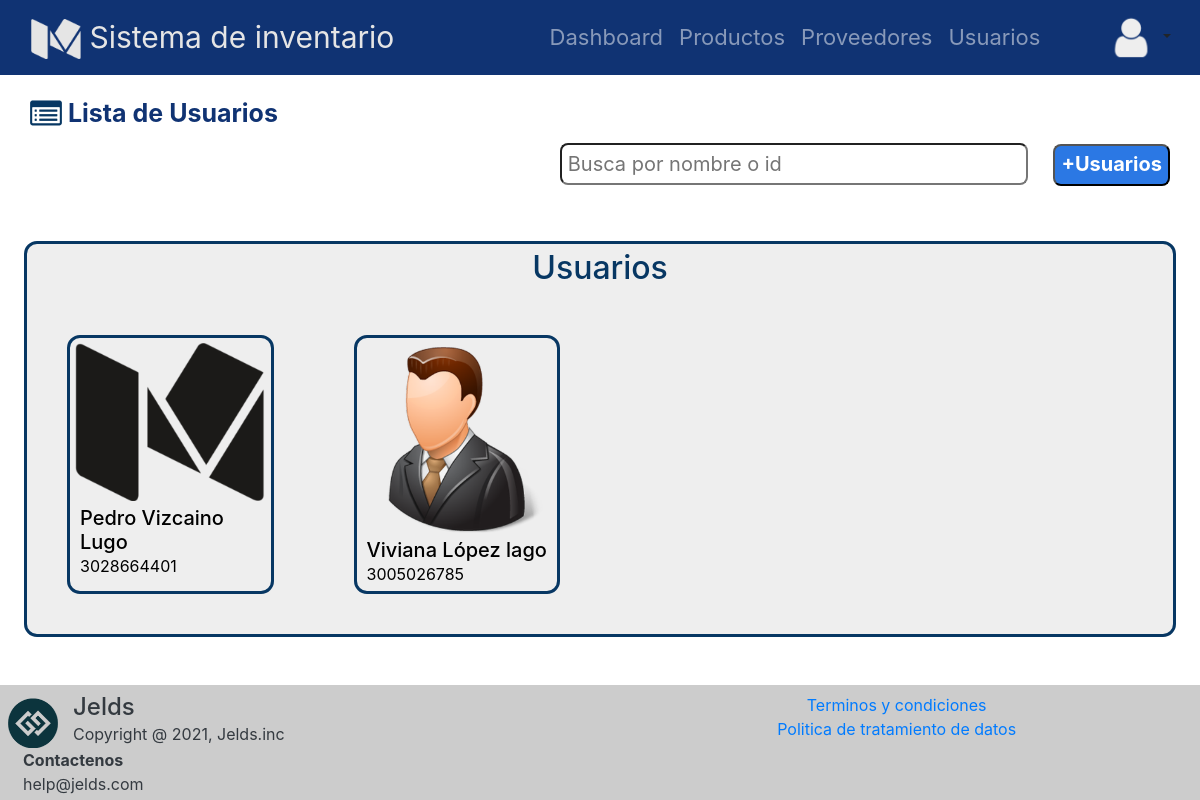
The page /usuarios on the database as committed earlier.
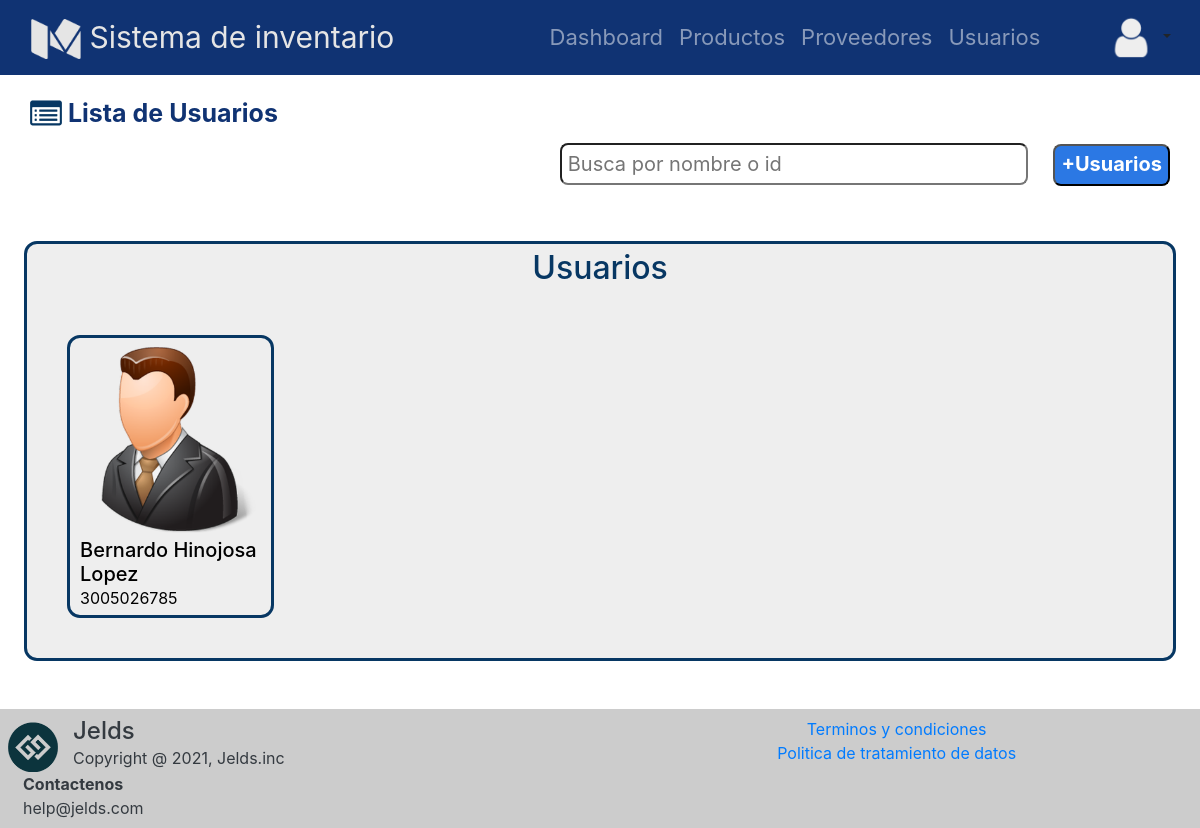
The same page on the database as committed later.
### tables this page shows
CREATE TABLE usuario (identif_usua INTEGER NOT NULL UNIQUE, nom_usua VARCHAR (25) NOT NULL UNIQUE, usuari_usua VARCHAR NOT NULL UNIQUE, passw_usua VARCHAR NOT NULL, email_usua VARCHAR NOT NULL UNIQUE, img_usua VARCHAR, fecha_ingreso_usua DATETIME DEFAULT CURRENT_TIMESTAMP NOT NULL, rol_usua VARCHAR (30) NOT NULL, tel_usua INTEGER, id_bodg INTEGER, PRIMARY KEY (identif_usua), FOREIGN KEY (id_bodg) REFERENCES bodega (id_bodega));

### app.py (the view)
@app.route("/usuarios")
def usuarios_vista():
    usuarios=get_all_usuario()
    menu="Usuarios"
    return render_template('lista.html', menu=menu, tablas=usuarios)

### database/database_controller.py (called while the page is built)
def get_all_usuario():
    db = get_db()
    cursor = db.cursor()
    query= "SELECT identif_usua,nom_usua, usuari_usua, passw_usua, email_usua, img_usua, fecha_ingreso_usua, rol_usua, tel_usua FROM usuario;"
    cursor.execute(query)
    return cursor.fetchall()

### database/db.py (called while the page is built)
def get_db():
    try:
        if 'db' not in g:
            g.db = sqlite3.connect('database/inventario.db')
        return g.db
    except Error:
        print("Error en la base de datos: " + Error)

### templates/lista.html (shortened to what this page needs)
{% extends "base.html" %}
{% block css %}
<link rel="stylesheet" href="{{ url_for('static', filename='css/normalize.min.css') }}">
<link rel="stylesheet" href="https://cdn.jsdelivr.net/npm/bootstrap@4.5.3/dist/css/bootstrap.min.css">
<link rel="stylesheet" href="{{ url_for('static', filename='css/estilomosaico.css') }}">
{% endblock %}
{% block content %}
<section >
    <div class="lista_titulo">
        <a href="#">
            <img src="{{ url_for('static', filename='img/list.png') }}" alt="" width="32" height="32" class="d-inline-block align-text-top">
            Lista de {{menu}}
        </a>
    </div>
    <div class="buscar_agregar">
        <input type="search" placeholder="Busca por nombre o id">
        {%if menu=='Usuarios'%}
        <a href="{{url_for('registrar_usuario_vista')}}"><input type="button" value="+{{menu}}"></a>
        {%elif menu=='Proveedores'%}
        <a href="{{url_for('registrar_proveedor_vista') }}"><input type="button" value="+{{menu}}"></a>
        {%else%}
        <a href="{{url_for('registrar_producto_vista') }}"><input type="button" value="+{{menu}}"></a>
        {%endif%}
    </div>
    <div class="presentacion">
        <h2>{{menu}}</h2>
        <div class="mosaico">
            {% for tabla in tablas %}
            <article class="tarjeta">
                {% if menu=='Productos' %}
                <a href="{{url_for('info_productos_vista',id=tabla[0])}}">
                {% elif menu=='Proveedores' %}
                <a href="{{url_for('info_proveedor_vista',id=tabla[0])}}">
                {% else %}
                <a href="{{url_for('info_usuario_vista',id=tabla[0]) }}">
                {% endif %}
                <figure id="imagen">
                    <img src="/static/img/{{tabla[5]}}" id="fotomosaico"/>
                    <div class="franja">
                        <div id="editar">
                            {% if menu=='Productos' %}
                            <a href="{{url_for('editar_producto_vista') }}">
                            {% elif menu=='Proveedores' %}
                            <a href="{{url_for('editar_proveedor_vista',id=tabla[0])}}">
                            {% else %}
                            <a href="{{url_for('editar_usuario_vista',id=tabla[0])}}">
                            {% endif %}
                            </a>
                        </div>
                        <div id="borrar">
                            <a href="#eliminar{{tabla[0]}}" data-toggle="modal"><input type="image" src={{ url_for('static', filename='img/delete.png') }} class="sobre" id="btn-eliminar"/></a>
                        </div>
                    </div>
                </figure>
                <div class="nombre-datos">
                    <h5 style="color: Black" class="nombre">{{ tabla[1] }}</h5>
                    {% if menu=='Productos' %}
                    <p style="color: Black" class="datos">{{ usuario.cantidad }}</p>
                    {% else %}
                    <p style="color: Black" class="datos">{{ tabla[8] }}</p>
                    {% endif %}
                </div>
                </a>
            </article>
            {% endfor %}
        </div>
    </div>
</section>
{% endblock %}

### templates/base.html (shortened to what this page needs)
<!doctype html>
<html lang="en">
   <head>
      {% block css %}{% endblock %}
      <link rel="stylesheet" href="{{ url_for('static', filename='css/estiloheader.css') }}">
   </head>
   <body>
      <nav class="navbar navbar-expand-md navbar-dark">
        <div class="container-fluid">
            <a class="navbar-brand display-6" href="#">
              <img src="{{ url_for('static', filename='img/inventario.png') }}" alt="" width="50" height="40" class="d-inline-block align-text-top">
              Sistema de inventario
            </a>
        </div>
        <div class="collapse navbar-collapse " id="navbarNav">
            <ul class="navbar-nav">
                <li class="nav-item">
                    <a class="nav-link" href="{{url_for('dashboard_vista') }}">Dashboard</a>
                </li>
                <li class="nav-item">
                    <a class="nav-link" href="{{url_for('productos_vista') }}">Productos</a>
                </li>
                <li class="nav-item">
                    <a class="nav-link" href="{{url_for('proveedores_vista') }}">Proveedores</a>
                </li>
                <li class="nav-item mr-5">
                    <a class="nav-link" href="{{url_for('usuarios_vista') }}">Usuarios</a>
                </li>
            </ul>
            <div class="dropdown show">
                <a class="btn dropdown-toggle" href="#" role="button" id="dropdownMenuLink" data-toggle="dropdown" aria-haspopup="true" aria-expanded="false">
                    <img src="{{ url_for('static', filename='img/user.png') }}" alt=""  width="45" height="45">
                </a>
            </div>
        </div>
    </nav>
    {% block content %}
    {% endblock %}
    <footer class="text-white text-center text-lg-start mt-5">
      <div class="container-fluid text-dark" style="background-color: #CCCCCC">
          <div class="row p-2">
            <div class="logo" class="col">
                <img src="{{ url_for('static', filename='img/logo-2.png') }}" alt="logo" width="50" height="50">
            </div>
            <div class="col col-md-7">
                <h4>Jelds</h4>
                <p>Copyright @ 2021, Jelds.inc</p>
            </div>
            <div class="col col-md-3">
                <div>
                    <a href="">Terminos y condiciones</a>
                </div>
                <div>
                    <a href="">Politica de tratamiento de datos</a>
                </div>
            </div>
            <div class="col">
                <p class="font-weight-bold">Contactenos</p>
                <p>help@jelds.com</p>
            </div>
          </div>
      </div>
    </footer>
   </body>
</html>

### static/css/estilomosaico.css (style rules this page uses)
.lista_titulo { margin: 20px 30px 10px 30px; font-size: 25px; font-weight: bold; }
.lista_titulo a { color: #103373 !important; }
.buscar_agregar { text-align: right; margin-right: 30px; font-size: 20px; }
.buscar_agregar input[type="button"] { font-weight: bold; background-color: #2b78e4; color: white; border-radius: 8px; padding: 3px 6px 5px 6px; text-align: center; }
.buscar_agregar input[type="search"] { color: rgb(49, 49, 49); border-radius: 8px; padding: 4px 6px 4px 6px; width: 40%; margin-right:20px; }
.presentacion { margin-top: 40px !important; background-color: #eeeeee; border: solid; border-color: #073763; border-radius: 13px; margin: auto; width: 96%; }
.presentacion h2 { margin-top: 5px; text-align: center; color: #073763; }
.presentacion .mosaico { display: grid; grid-template-columns: repeat(4, 1fr); gap: auto; }
#imagen { position: relative; }
.franja { padding: 20% 0% 20% 0%; display: grid; gap: 10px; position:absolute; left:75%; top:0px; width: 25%; height: 100%; text-align: center !important; background: linear-gradient(to left, rgba(238,238,238,1) 0%,rgba(238,238,238,0) 100%); border-top-right-radius: 10px; z-index: -1; }
.presentacion .mosaico article { break-inside: avoid; page-break-inside: avoid; margin: 40px; border: solid; border-color: #073763; border-radius: 13px; }
.presentacion .mosaico article figure { text-align: center; margin: 0px; }
.presentacion .mosaico article figure img { margin-top: 5px; width: 95%; }
.presentacion .mosaico article .nombre-datos { margin: 5px 0px 5px 10px; }
.presentacion .mosaico article .nombre-datos .nombre { margin-bottom: 0px; }

### static/css/estiloheader.css (style rules this page uses)
body { color: white }
body section { color: #103373; }
nav { background-color: #103373; }
.navbar-brand { font-size: 30px; color: #E5E5E5 !important; }
nav div a { font-size: 22px; color: gray }
.navbar-brand img { filter:invert(0.8) sepia(1) hue-rotate(1deg) saturate(0%); }
.logo img { margin-top: 0.3em; }
col p, h4 { margin-bottom: 0px; text-align: left; }
col h4, p { margin-bottom: 0px; text-align: left; }

Rows that differ between the two databases and show on the page:
removed usuario: img_usua (picture), nom_usua "Pedro Vizcaino Lugo", tel_usua "3028664401"
removed usuario: img_usua (picture), nom_usua "Viviana López lago", tel_usua "3005026785"
added usuario: img_usua (picture), nom_usua "Bernardo Hinojosa Lopez", tel_usua "3005026785"
